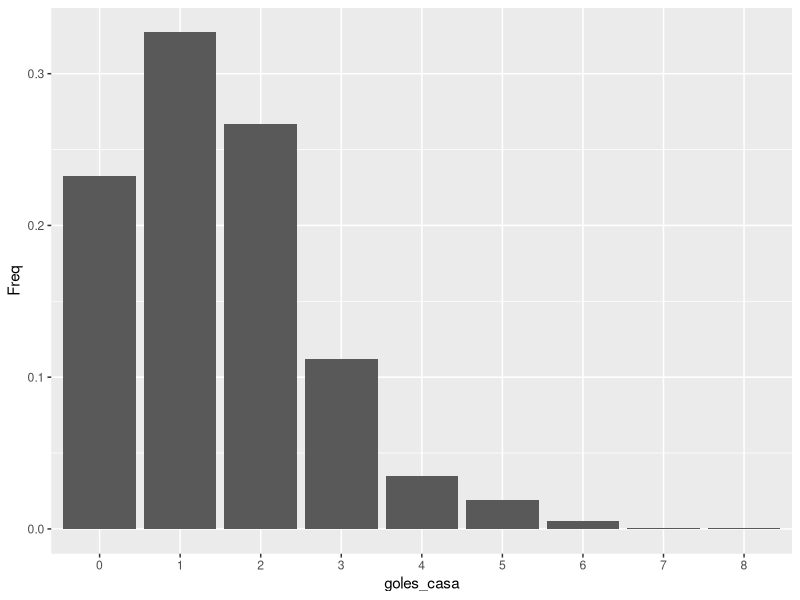
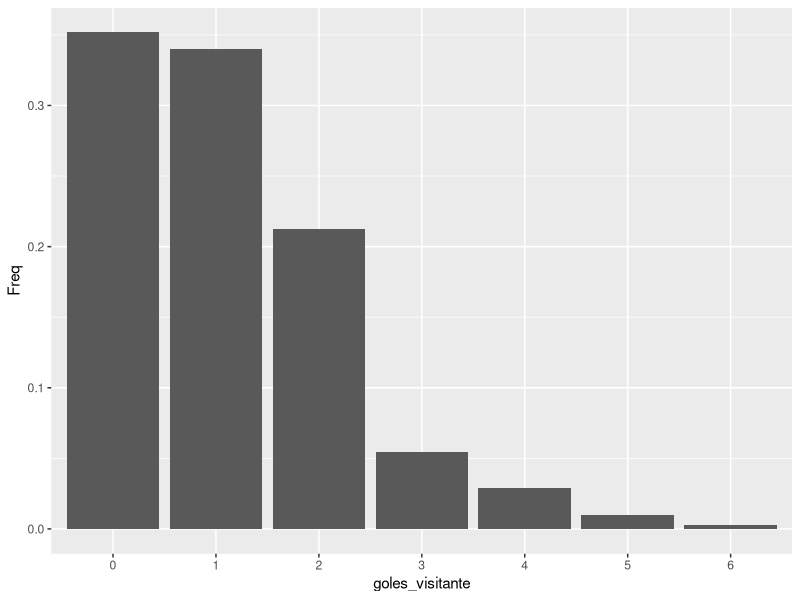
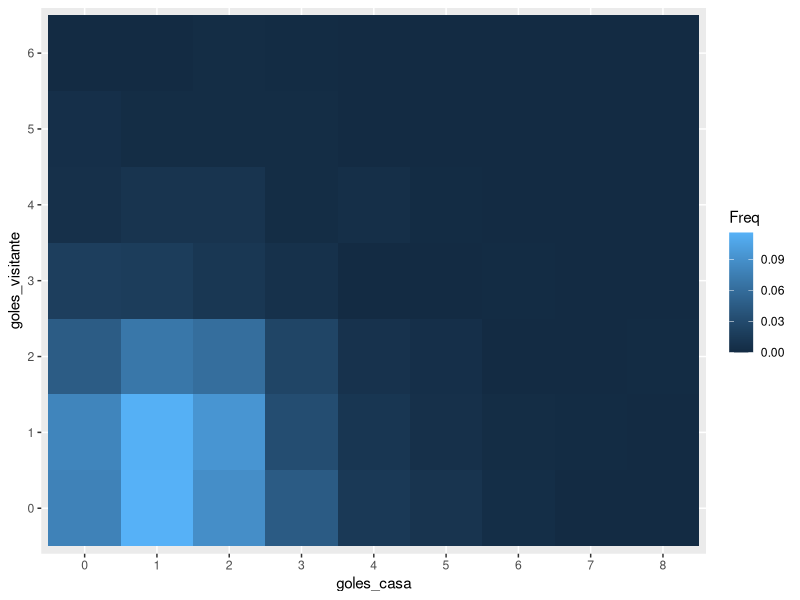

The R script that drew these images, in order:
#   librerias
library(dplyr)

#   paso 1
#   Leer datos generados en el postwork 2

data1720 <-read.csv('GolesAwayHome1720.csv')

goles_casa      <- data1720$FTHG
goles_visitante <- data1720$FTAG

table(goles_casa)
table(goles_visitante)
table(goles_casa,goles_visitante)

#   Obtener porbabilidades de goles casa y visitante
home_margin <- table(goles_casa)/nrow(data1720)
away_margin <- table(goles_visitante)/nrow(data1720)
matriz_conj <- table(goles_casa,goles_visitante)/nrow(data1720)

#   Paso 2
#   Obtener gráficos de las probabilidades

#   Creación de dataFrames para su uso con ggplot
dfHOME <- data.frame(home_margin)
dfAway <- data.frame(away_margin)
dfConjunta <- data.frame(matriz_conj)

library(ggplot2)

#   Plot probabilidades marginales goles casa
pHome<-ggplot(data=dfHOME, aes(x=goles_casa, y=Freq)) +
  geom_bar(stat="identity")
pHome
#   Plot probabilidades marginales goles visitante
pAway <-ggplot(data=dfAway, aes(x=goles_visitante, y=Freq)) +
  geom_bar(stat="identity")
pAway

#   Plot probabilidades conjuntas goles casa y visitante
pConjunta <- ggplot(dfConjunta, aes(x = goles_casa, y = goles_visitante, fill = Freq)) + 
    geom_tile()
pConjunta

